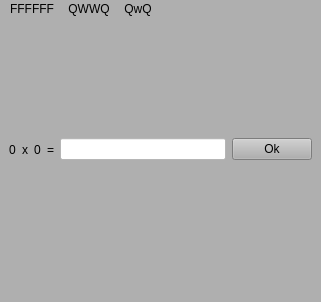
<?xml version="1.0" encoding="UTF-8"?>
<ui version="4.0">
 <class>numbe1</class>
 <widget class="QMainWindow" name="numbe1">
  <property name="geometry">
   <rect>
    <x>0</x>
    <y>0</y>
    <width>321</width>
    <height>302</height>
   </rect>
  </property>
  <property name="windowTitle">
   <string>First</string>
  </property>
  <property name="styleSheet">
   <string notr="true">
background-color: rgb(175, 175, 175);
color: rgb(0, 0, 0);</string>
  </property>
  <widget class="QWidget" name="centralwidget">
   <layout class="QHBoxLayout" name="horizontalLayout">
    <item>
     <widget class="QLabel" name="number1">
      <property name="maximumSize">
       <size>
        <width>7</width>
        <height>296</height>
       </size>
      </property>
      <property name="styleSheet">
       <string notr="true">font: 9pt &quot;Segoe UI Emoji&quot;;</string>
      </property>
      <property name="text">
       <string>0</string>
      </property>
     </widget>
    </item>
    <item>
     <widget class="QLabel" name="label_2">
      <property name="maximumSize">
       <size>
        <width>6</width>
        <height>313</height>
       </size>
      </property>
      <property name="styleSheet">
       <string notr="true">font: 9pt &quot;Segoe UI Emoji&quot;;</string>
      </property>
      <property name="text">
       <string>x</string>
      </property>
     </widget>
    </item>
    <item>
     <widget class="QLabel" name="number2">
      <property name="maximumSize">
       <size>
        <width>7</width>
        <height>313</height>
       </size>
      </property>
      <property name="styleSheet">
       <string notr="true">font: 10pt &quot;Segoe UI Emoji&quot;;
</string>
      </property>
      <property name="text">
       <string>0</string>
      </property>
     </widget>
    </item>
    <item>
     <widget class="QLabel" name="label_4">
      <property name="maximumSize">
       <size>
        <width>8</width>
        <height>296</height>
       </size>
      </property>
      <property name="text">
       <string>=</string>
      </property>
     </widget>
    </item>
    <item>
     <widget class="QLineEdit" name="lineEdit">
      <property name="styleSheet">
       <string notr="true">background-color: rgb(255, 255, 255);</string>
      </property>
     </widget>
    </item>
    <item>
     <widget class="QPushButton" name="pushButton">
      <property name="text">
       <string>Ok</string>
      </property>
     </widget>
    </item>
   </layout>
  </widget>
  <widget class="QMenuBar" name="menubar">
   <property name="geometry">
    <rect>
     <x>0</x>
     <y>0</y>
     <width>321</width>
     <height>21</height>
    </rect>
   </property>
   <widget class="QMenu" name="menuFFFFFF">
    <property name="title">
     <string>FFFFFF</string>
    </property>
   </widget>
   <widget class="QMenu" name="menuQWWQ">
    <property name="title">
     <string>QWWQ</string>
    </property>
   </widget>
   <widget class="QMenu" name="menuQwQ">
    <property name="title">
     <string>QwQ</string>
    </property>
   </widget>
   <addaction name="menuFFFFFF"/>
   <addaction name="menuQWWQ"/>
   <addaction name="menuQwQ"/>
  </widget>
  <widget class="QStatusBar" name="statusbar"/>
 </widget>
 <resources/>
 <connections/>
</ui>
